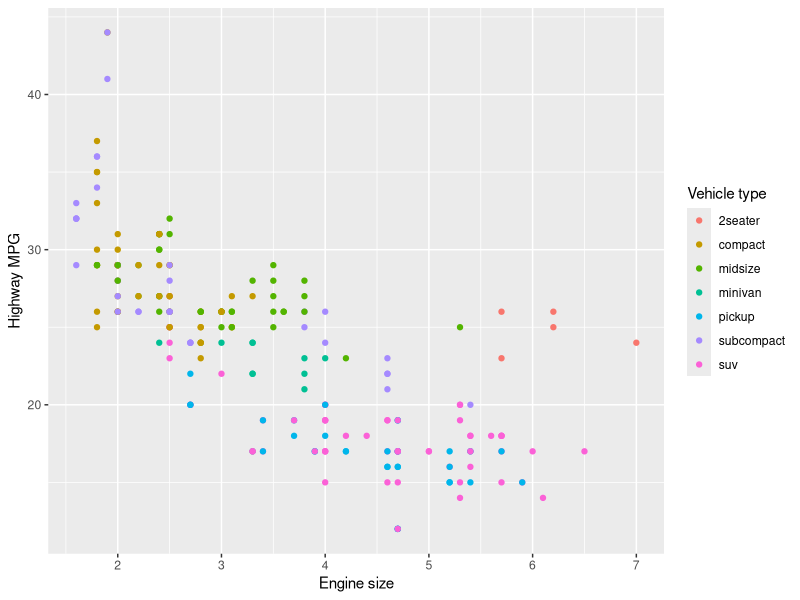

The R source for this figure:
## ---- chunk 1
#| message: false
library(tidyverse)
## ---- chunk 2
ggplot(mpg, aes(displ, hwy, color = class)) +
  geom_point() +
  labs(x = "Engine size", y = "Highway MPG", color = "Vehicle type")
